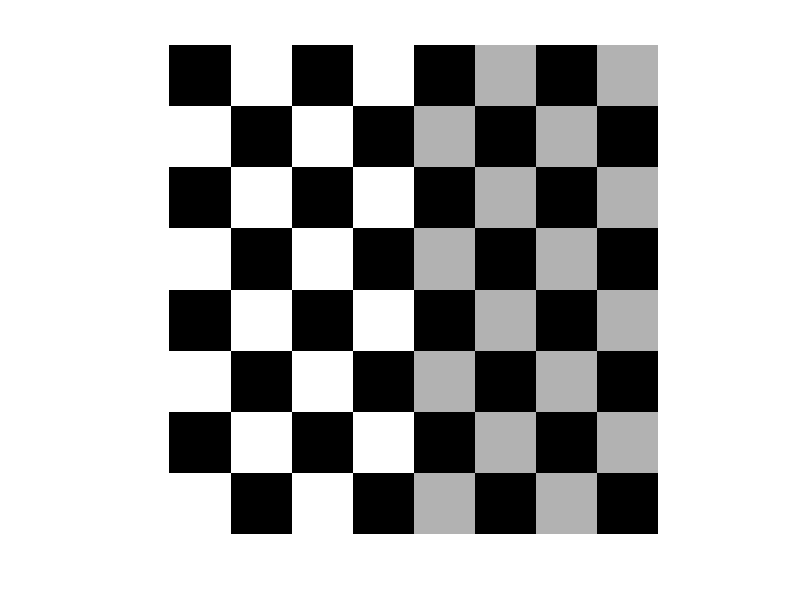
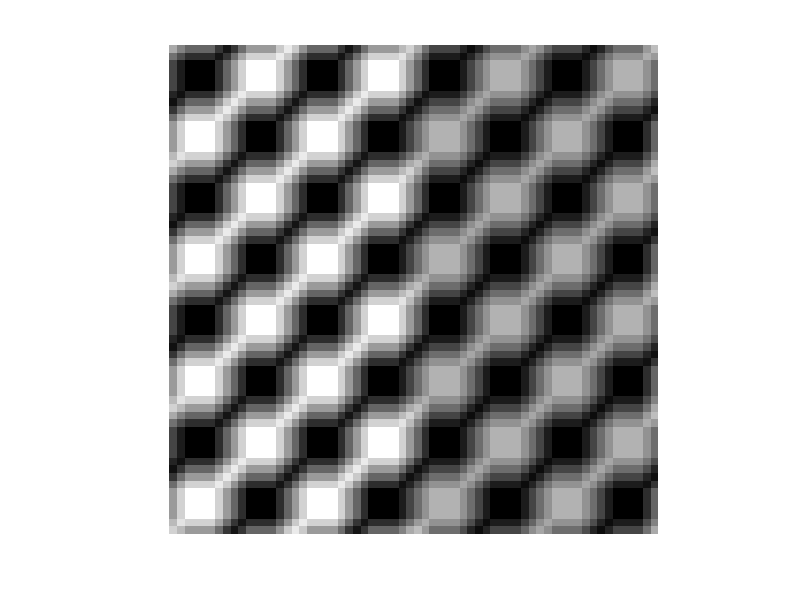
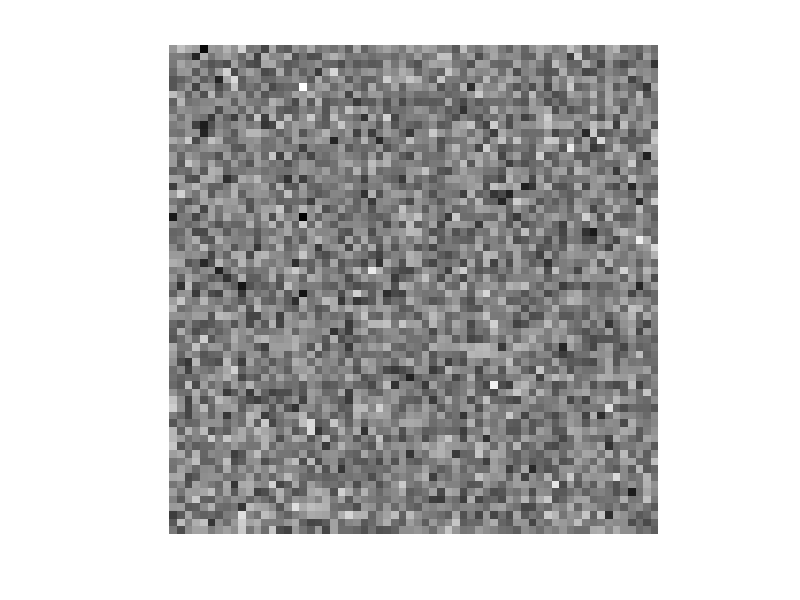
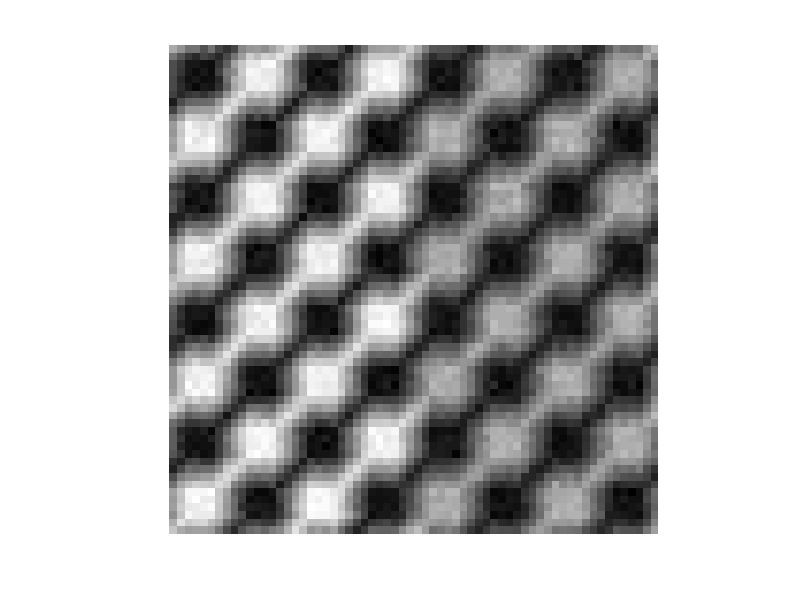

Recreate these plots in MATLAB, in order. (Note: this script raises an error after producing the figures.)
% degrad5_5.m
% ----- Modelling the Degradation Function -----
clear all;
close all;
clc;

f = checkerboard(8);
figure; imshow(im2uint8(mat2gray(f)));

PSF = fspecial('motion', 7, 45); % 45 mean blur at 45 degree for 7 pixels
gb = imfilter(f, PSF, 'circular'); % filter PSF into f using circular style
% left right and top down
figure; imshow(im2uint8(mat2gray(gb)));

noise = imnoise(zeros(size(f)), 'gaussian', 0, 0.001);
figure; imshow(im2uint8(mat2gray(noise)));

g = gb + noise;

figure; imshow(im2uint8(mat2gray(g)));

figure; imshow(pixeldup(f, 8), []);

% --- Restoration by Using Direct Inverse Filter Technique
%     via deconvwr function -----

% deblur image using wiener filter
fr1 = deconvwnr(g, PSF); % PSF is like a cause of degrade picture
figure; imshow(im2uint8(mat2gray(fr1)));

Sn = abs(fft2(noise)).^2;       % noise power spectrum
nA = sum(Sn(:))/numel(noise);   % noise average power
Sf = abs(fft2(f)).^2;           % image power spectrum
fA = sum(Sf(:))/numel(f);       % image average power
R = nA/fA;

fr2 = deconvwnr(g, PSF, R);
figure; imshow(im2uint8(mat2gray(fr2)));

% --- Restoration by Using Autocorrelation function -----
NCORR = fftshift(real(ifft2(Sn))); % shift the inverse of noise power spectrum
ICORR = fftshift(real(ifft2(Sf))); % shift the inverse of image power spectrum
fr3 = deconvwnr(g, PSF, NCORR, ICORR);
figure; imshow(im2uint8(mat2gray(fr3)));

% ----- Restoration by Using Constrained Least Squares (Regularized)
%       Filtering -----
fr4 = deconvreg(g, PSF, 2);         % noise power is approximately 2
figure; imshow(im2uint8(mat2gray(fr4)));

fr5 = deconvreg(g, PSF, 0.8, [1e-7 1e7]);
figure; imshow(im2uint8(mat2gray(fr5)));